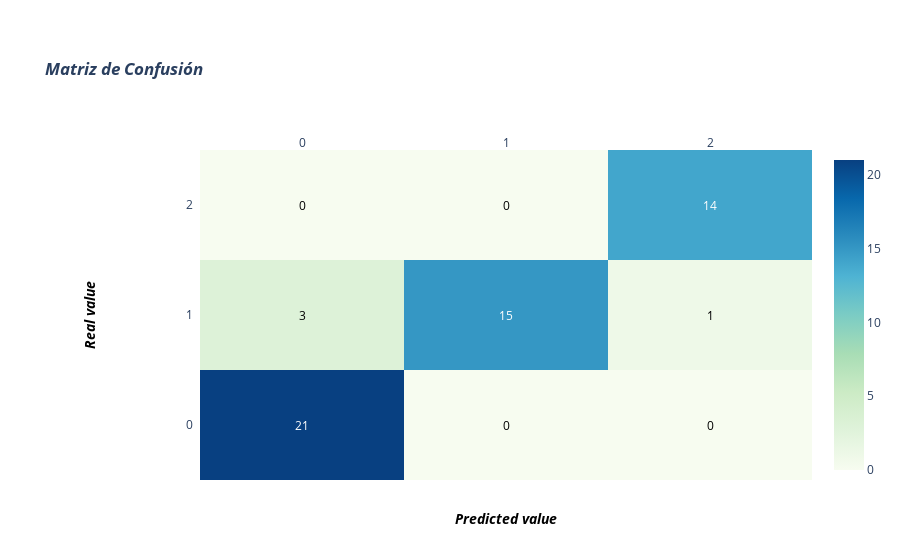

Here is the notebook cell this chart was saved with:
### Markdown cell above
##  ****Gráfica de la matriz de confusión****

### Code cell
def grafica():
    '''Graficar la matriz de confusion con diseños estructurados'''
    z = matrizConfusion()
    x = [0, 1, 2]
    y =  [0, 1, 2]
    z_text = [[str(y) for y in x] for x in z]
    fig = ff.create_annotated_heatmap(z, x=x, y=y, annotation_text=z_text, colorscale='GnBu')
    fig.update_layout(title_text='<i><b>Matriz de Confusión</b></i>')
    fig.add_annotation(dict(font=dict(color="black",size=14),
                            x=0.5,
                            y=-0.15,
                            showarrow=False,
                            text='<i><b>Predicted value</b></i>',
                            xref="paper",
                            yref="paper"))
    fig.add_annotation(dict(font=dict(color="black",size=14),
                            x=-0.20,
                            y=0.5,
                            showarrow=False,
                            text='<i><b>Real value</b></i>',
                            textangle=-90,
                            xref="paper",
                            yref="paper"))
    fig.update_layout(margin=dict(t=150, l=200))
    fig['data'][0]['showscale'] = True
    fig.show()
print(grafica.__doc__)
print(grafica())

### Figure 1 — Plotly figure (JSON) as saved in the notebook; plotly's stock layout.template omitted (floating-point values rounded to 4 significant figures)
{"data": [{"colorscale": [[0, "rgb(247,252,240)"], [0.125, "rgb(224,243,219)"], [0.25, "rgb(204,235,197)"], [0.375, "rgb(168,221,181)"], [0.5, "rgb(123,204,196)"], [0.625, "rgb(78,179,211)"], [0.75, "rgb(43,140,190)"], [0.875, "rgb(8,104,172)"], [1, "rgb(8,64,129)"]], "reversescale": false, "showscale": true, "type": "heatmap", "x": [0, 1, 2], "y": [0, 1, 2], "z": [[21, 0, 0], [3, 15, 1], [0, 0, 14]]}], "layout": {"annotations": [{"font": {"color": "#FFFFFF"}, "showarrow": false, "text": "21", "x": 0, "xref": "x", "y": 0, "yref": "y"}, {"font": {"color": "#000000"}, "showarrow": false, "text": "0", "x": 1, "xref": "x", "y": 0, "yref": "y"}, {"font": {"color": "#000000"}, "showarrow": false, "text": "0", "x": 2, "xref": "x", "y": 0, "yref": "y"}, {"font": {"color": "#000000"}, "showarrow": false, "text": "3", "x": 0, "xref": "x", "y": 1, "yref": "y"}, {"font": {"color": "#FFFFFF"}, "showarrow": false, "text": "15", "x": 1, "xref": "x", "y": 1, "yref": "y"}, {"font": {"color": "#000000"}, "showarrow": false, "text": "1", "x": 2, "xref": "x", "y": 1, "yref": "y"}, {"font": {"color": "#000000"}, "showarrow": false, "text": "0", "x": 0, "xref": "x", "y": 2, "yref": "y"}, {"font": {"color": "#000000"}, "showarrow": false, "text": "0", "x": 1, "xref": "x", "y": 2, "yref": "y"}, {"font": {"color": "#FFFFFF"}, "showarrow": false, "text": "14", "x": 2, "xref": "x", "y": 2, "yref": "y"}, {"font": {"color": "black", "size": 14}, "showarrow": false, "text": "<i><b>Predicted value</b></i>", "x": 0.5, "xref": "paper", "y": -0.15, "yref": "paper"}, {"font": {"color": "black", "size": 14}, "showarrow": false, "text": "<i><b>Real value</b></i>", "textangle": -90, "x": -0.2, "xref": "paper", "y": 0.5, "yref": "paper"}], "autosize": true, "margin": {"l": 200, "t": 150}, "title": {"text": "<i><b>Matriz de Confusión</b></i>"}, "xaxis": {"autorange": true, "dtick": 1, "gridcolor": "rgb(0, 0, 0)", "range": [-0.5, 2.5], "side": "top", "ticks": "", "type": "linear"}, "yaxis": {"autorange": true, "dtick": 1, "range": [-0.5, 2.5], "ticks": "", "ticksuffix": "  ", "type": "linear"}}}
